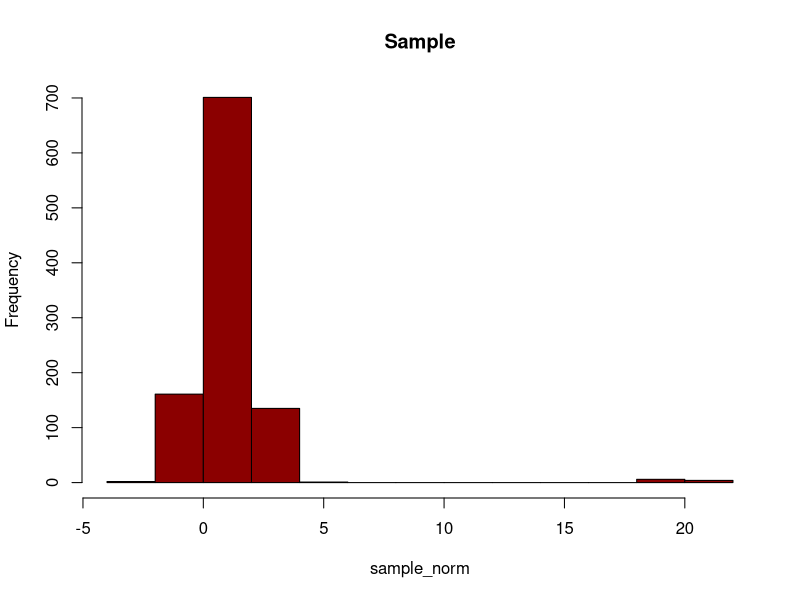
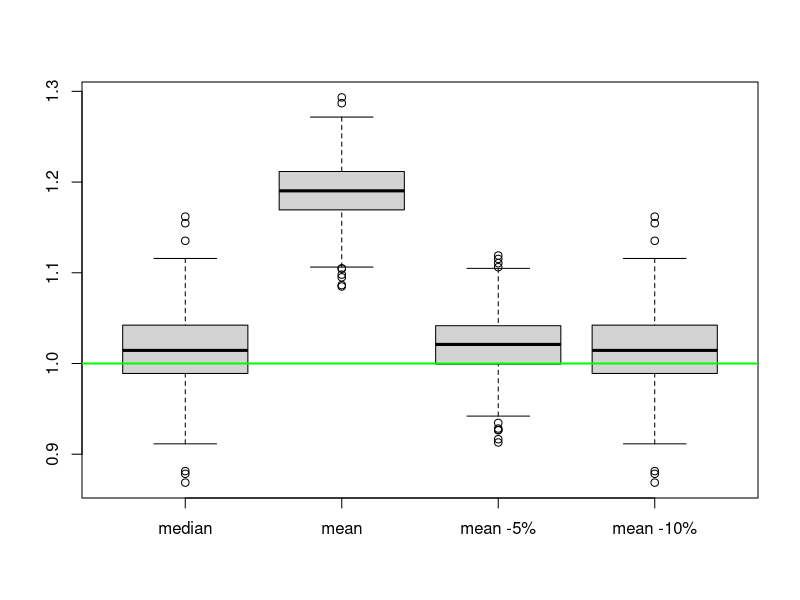

Here is the R script that generated these plots, in order:

COUNT <- 1000

mean_N    <- 1:COUNT
median_N  <- 1:COUNT

mean_N005 <- 1:COUNT
mean_N010 <- 1:COUNT

N <- 1000
n <- 10

# Sample:
sample_norm_1 <- rnorm(N, mean = 1, sd = 1)
sample_norm_2 <- rnorm(n, mean = 20, sd = 1)

sample_norm <- c(sample_norm_1, sample_norm_2)
hist(x = sample_norm, col = c('darkred'), main = 'Sample')
  

  
for (i in 1:COUNT) {
  sample_norm_1 <- rnorm(N, mean = 1, sd = 1)
  sample_norm_2 <- rnorm(n, mean = 20, sd = 1)
  
  sample_norm <- c(sample_norm_1, sample_norm_2)
  
  mean_N[i] <- mean(sample_norm)
  median_N[i] <- median(sample_norm)
  mean_N005[i] <- mean(sample_norm, trim = 0.05)
  mean_N010[i] <- median(sample_norm, trim = 0.10)
}

boxplot(median_N, mean_N, mean_N005, mean_N010, names = c('median', 'mean', 'mean -5%', 'mean -10%'))
abline(h = 1, col = 'green', lwd=2)




